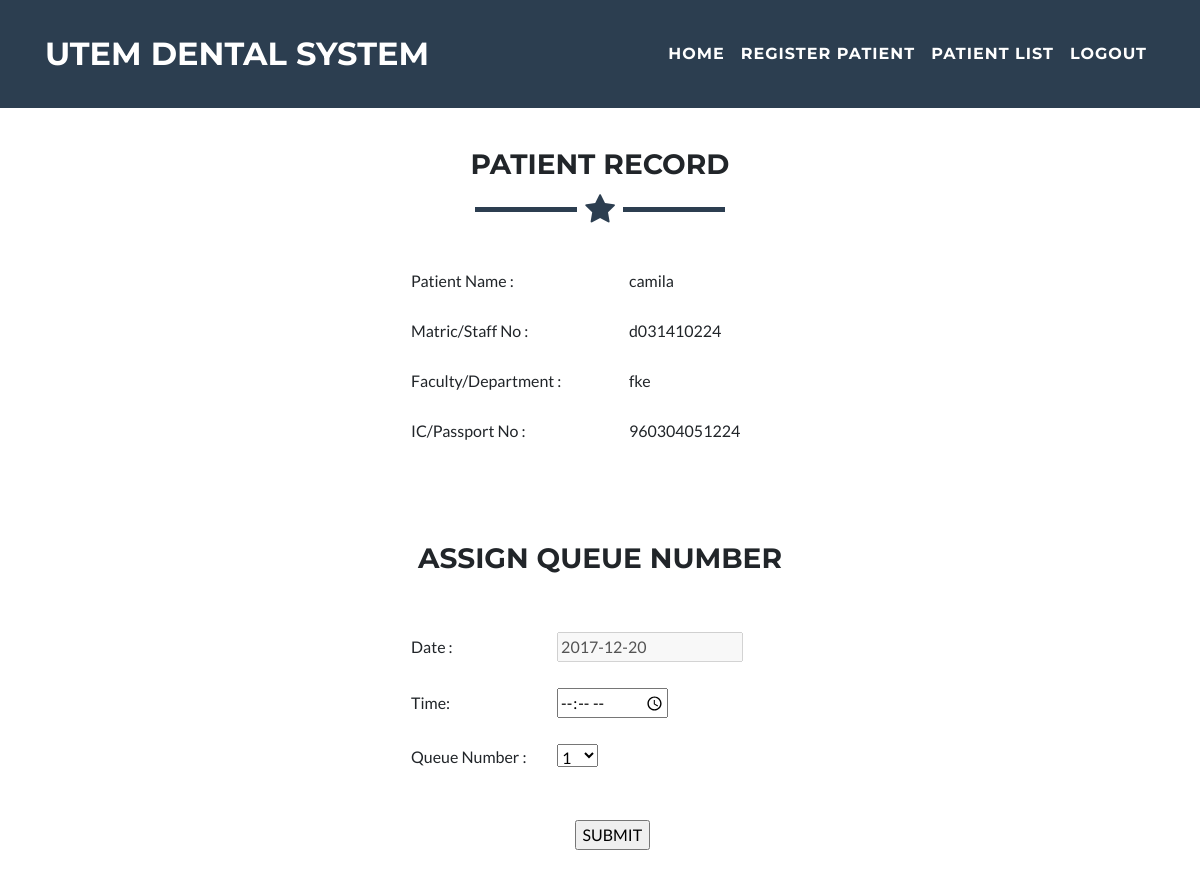
Page /assignqno.php?id=1 on the earlier database version.
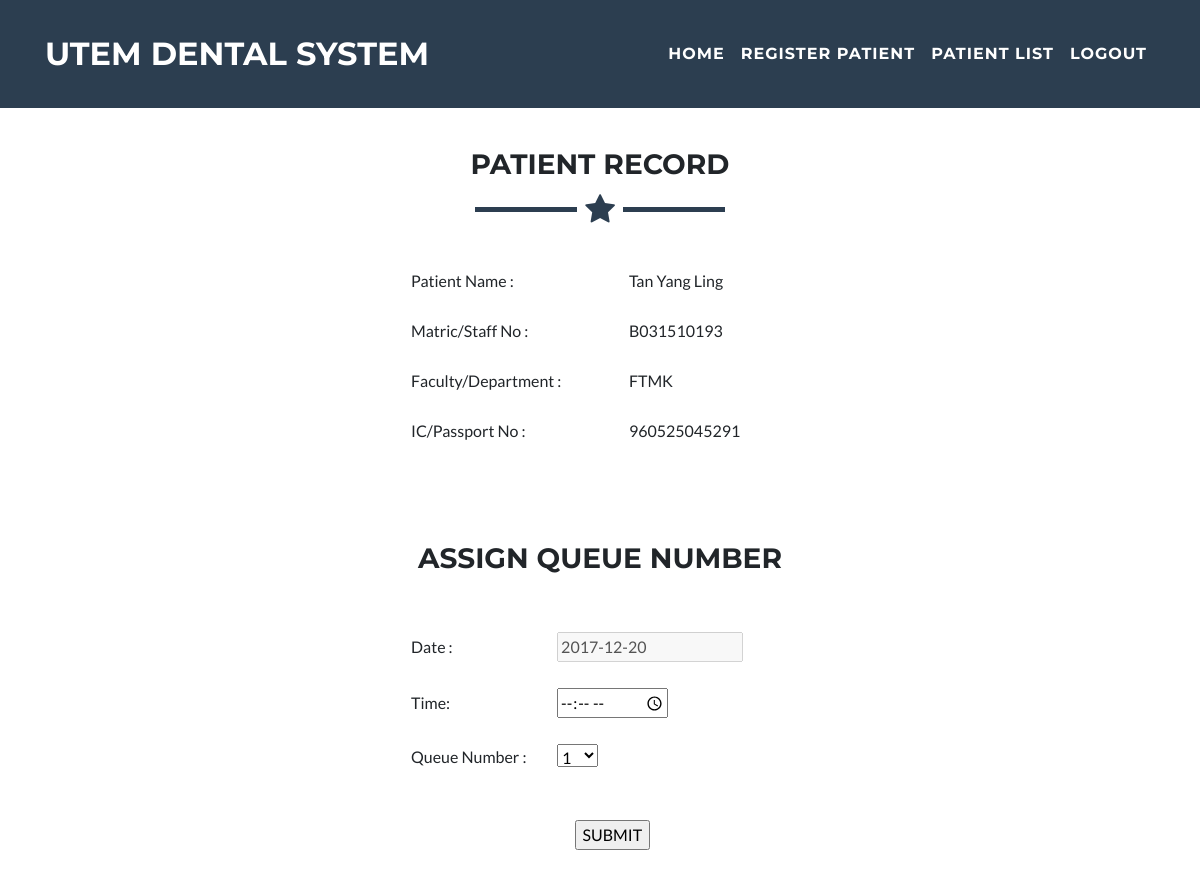
Same page on the later database version.
### tables this page shows
CREATE TABLE `patient_info` (
  `patient_id` int(100) NOT NULL,
  `name` char(100) NOT NULL,
  `matric_staffno` varchar(100) NOT NULL,
  `fac_dept` char(100) NOT NULL,
  `ic_passno` varchar(12) NOT NULL,
  `position` varchar(50) NOT NULL,
  `gender` char(10) NOT NULL,
  `citizen` varchar(100) NOT NULL,
  `phoneno` varchar(100) NOT NULL,
  `address` varchar(100) NOT NULL,
  `patient_consent` char(100) NOT NULL,
  `id` int(100) NOT NULL
);

### assignqno.php (the view, shortened to what this page needs)
<!DOCTYPE html>
<html lang="en">
  <head>
    <link href="vendor/bootstrap/css/bootstrap.min.css" rel="stylesheet">
    <link href="vendor/font-awesome/css/font-awesome.min.css" rel="stylesheet" type="text/css">
    <link href="css/freelancer.min.css" rel="stylesheet">
  </head>
  <body id="page-top">
    <nav class="navbar navbar-expand-lg navbar-light fixed-top" id="mainNav">
      <div class="container">
        <a class="navbar-brand js-scroll-trigger" href="#page-top">UTeM Dental System</a>
        <div class="collapse navbar-collapse" id="navbarResponsive">
          <ul class="navbar-nav ml-auto">
            <li class="nav-item">
              <a class="nav-link js-scroll-trigger" href="appointmentListReg.php">Home</a>
            </li>
            <li class="nav-item">
              <a class="nav-link js-scroll-trigger" href="registerPatient.php">Register Patient</a>
            </li>
            <li class="nav-item">
              <a class="nav-link js-scroll-trigger" href="listReg.php">Patient List</a>
            </li>
            <li class="nav-item">
              <a class="nav-link js-scroll-trigger" href="logout.php" onclick="javascript:return confirm('Are you sure you want to log out?');">Logout</a>
            </li>
          </ul>
        </div>
      </div>
    </nav>
<br><br>
<section id="appointmentPart">
  <div class="container">
    <h3 class="text-center">Patient Record</h3>
    <hr class="star-primary">
<div align="center">
<?php
include ('connect.php');
$id = $_GET['id'];
$result = mysqli_query ($conn,"SELECT * FROM patient_info where patient_id = $id") or die
("Error running MySQL query");
   $row = mysqli_fetch_assoc($result);
?>
<form id="borang2" name="borang2" method="post" action="updateDetails2.php">
 <table width="380"  align="center" cellspacing="12px">
       <tr>
         <th colspan="2" scope="col"></th>
       </tr>
       <tr>
         <td height="24"><br>
           Patient Name :</td>
         <td height="24"><br><?php echo $row["name"];?></td>
        </tr>
         <tr>
         <td height="24"><br>
          Matric/Staff No :</td>
        <td height="24"><br><?php echo $row["matric_staffno"];?></td>
        </tr>
        <tr>
         <td height="24"><br>
           Faculty/Department :</td>
         <td height="24"><br><?php echo $row["fac_dept"];?></td>
         </tr>
         <tr>
         <td height="24"><br>
           IC/Passport No :</td>
         <td height="24"><br><?php echo $row["ic_passno"];?></td>
         </tr>
       <tr>
         <td height="23" colspan="2"><div align="center"><br><br>
         </div></td>
         </tr>
     </table>
   </form>
   <br>
   <h3>Assign Queue Number</h3>
   <form id="searchDate" name="searchDate" action="addq.php" method="post">
     <table width="380"  align="center" cellspacing="12px">
       <tr>
            <td height="24"><br>
              Date :</td>
            <td height="24"><br><input type="input" disabled value="<?php echo date("Y-m-d");?>" name="dateQueue"></td>
            </tr>
            <tr>
                 <td height="24"><br>
                   Time:</td>
                 <td height="24"><br><input type="time"  value="" name="atime"></td>
                 </tr>
           <br>
            <tr>
            <td height="24"><br>
              Queue Number :</td>
            <td height="24"><br>
              <select name="qq" >
                <option value="1">1</option>
              </select>
            </td>
            </tr>
            <tr>
            <td height="23" colspan="2"><div align="center"><br><br>
              <input type="submit" name="SUBMIT" id="SUBMIT" value="SUBMIT">
            </div></td>
        </tr>
      </table>
    </form>
     <br>
</div>
</div>
</body>
</html>

Differences in the rows shown:
changed patient_info: name "camila" → "Tan Yang Ling"; matric_staffno "d031410224" → "B031510193"; fac_dept "fke" → "FTMK"; ic_passno "960304051224" → "960525045291"
